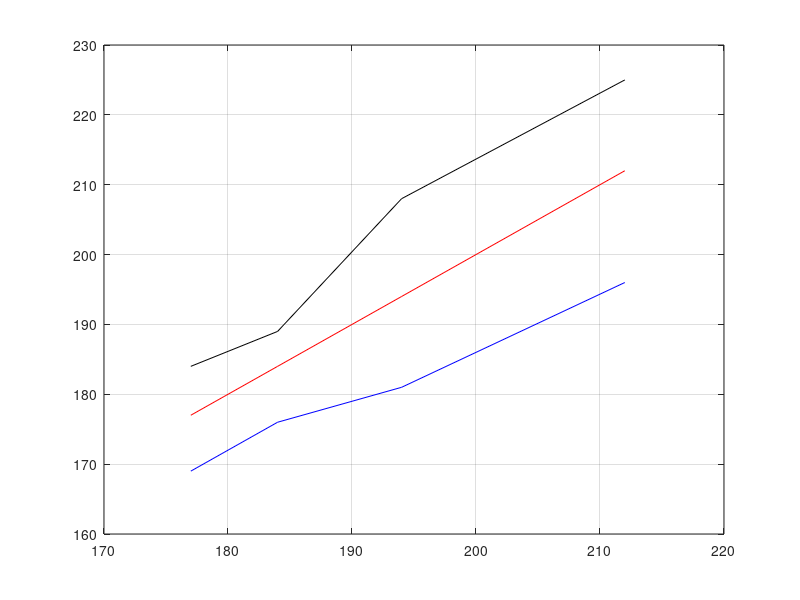

Write the MATLAB code that produced this figure. (Note: this script raises an error after producing the figure.)
%On cr?e un programme qui affiche les courbes de limute de la synchro en
%fonction des valeurs observ?es de mani?re visuelle
clear all
close all

Metro1=zeros(1,4); % Battement de r?f?rence
Metro2=zeros(1,4); %Limite inferieure
Metro3=zeros(1,4); %Limite Superieure

%On rentre manuellement les valeurs obetnue ? l'aide du programme
%"Transitoires" et des diff?rentes mesures ?ffectu?es
Metro1=[177 184 194 212];
Metro2=[169 176 181 196];
Metro3=[184 189 208 225];

%On affiche maintenant sur le m?me graphique les trois courbes
plot(Metro1, Metro2,'b')
hold on
grid on
plot(Metro1, Metro1,'r')
plot(Metro1, Metro3,'k')

%L?gende
l = legend('Limite inferieure de synchronisation','Battement de reference','Limite superieure de synchronisation',4)
set(l,'FontSize',14)
xlabel('BPM')
ylabel('BPM')
l
title('Evolution de la limite de synchronisation observee en fonction du temps')